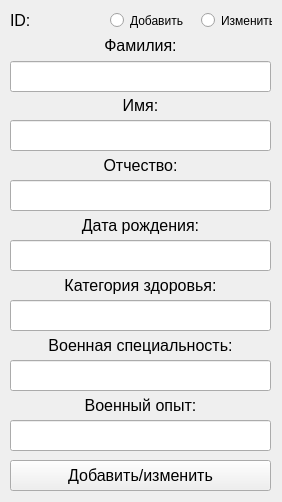
<?xml version="1.0" encoding="UTF-8"?>
<ui version="4.0">
 <class>MainWindow</class>
 <widget class="QMainWindow" name="MainWindow">
  <property name="geometry">
   <rect>
    <x>0</x>
    <y>0</y>
    <width>282</width>
    <height>502</height>
   </rect>
  </property>
  <property name="minimumSize">
   <size>
    <width>282</width>
    <height>502</height>
   </size>
  </property>
  <property name="maximumSize">
   <size>
    <width>282</width>
    <height>502</height>
   </size>
  </property>
  <property name="windowTitle">
   <string>Добавление/изменение данных о военнообязанном</string>
  </property>
  <widget class="QWidget" name="centralwidget">
   <widget class="QLabel" name="label_name">
    <property name="geometry">
     <rect>
      <x>10</x>
      <y>90</y>
      <width>261</width>
      <height>31</height>
     </rect>
    </property>
    <property name="font">
     <font>
      <pointsize>12</pointsize>
     </font>
    </property>
    <property name="text">
     <string>Имя:</string>
    </property>
    <property name="alignment">
     <set>Qt::AlignCenter</set>
    </property>
   </widget>
   <widget class="QLineEdit" name="flmc_combat_experience">
    <property name="geometry">
     <rect>
      <x>10</x>
      <y>420</y>
      <width>261</width>
      <height>31</height>
     </rect>
    </property>
    <property name="font">
     <font>
      <pointsize>12</pointsize>
     </font>
    </property>
    <property name="text">
     <string/>
    </property>
    <property name="alignment">
     <set>Qt::AlignCenter</set>
    </property>
   </widget>
   <widget class="QLabel" name="flmc_id">
    <property name="geometry">
     <rect>
      <x>10</x>
      <y>10</y>
      <width>91</width>
      <height>21</height>
     </rect>
    </property>
    <property name="font">
     <font>
      <pointsize>12</pointsize>
     </font>
    </property>
    <property name="text">
     <string>ID:</string>
    </property>
    <property name="alignment">
     <set>Qt::AlignLeading|Qt::AlignLeft|Qt::AlignVCenter</set>
    </property>
   </widget>
   <widget class="QLabel" name="label_name_3">
    <property name="geometry">
     <rect>
      <x>10</x>
      <y>30</y>
      <width>261</width>
      <height>31</height>
     </rect>
    </property>
    <property name="font">
     <font>
      <pointsize>12</pointsize>
     </font>
    </property>
    <property name="text">
     <string>Фамилия:</string>
    </property>
    <property name="alignment">
     <set>Qt::AlignCenter</set>
    </property>
   </widget>
   <widget class="QLineEdit" name="flmc_birthday_date">
    <property name="geometry">
     <rect>
      <x>10</x>
      <y>240</y>
      <width>261</width>
      <height>31</height>
     </rect>
    </property>
    <property name="font">
     <font>
      <pointsize>12</pointsize>
     </font>
    </property>
    <property name="text">
     <string/>
    </property>
    <property name="alignment">
     <set>Qt::AlignCenter</set>
    </property>
   </widget>
   <widget class="QLabel" name="label_name_4">
    <property name="geometry">
     <rect>
      <x>10</x>
      <y>150</y>
      <width>261</width>
      <height>31</height>
     </rect>
    </property>
    <property name="font">
     <font>
      <pointsize>12</pointsize>
     </font>
    </property>
    <property name="text">
     <string>Отчество:</string>
    </property>
    <property name="alignment">
     <set>Qt::AlignCenter</set>
    </property>
   </widget>
   <widget class="QLineEdit" name="flmc_health_category">
    <property name="geometry">
     <rect>
      <x>10</x>
      <y>300</y>
      <width>261</width>
      <height>31</height>
     </rect>
    </property>
    <property name="font">
     <font>
      <pointsize>12</pointsize>
     </font>
    </property>
    <property name="text">
     <string/>
    </property>
    <property name="alignment">
     <set>Qt::AlignCenter</set>
    </property>
   </widget>
   <widget class="QLabel" name="label_name_5">
    <property name="geometry">
     <rect>
      <x>10</x>
      <y>210</y>
      <width>261</width>
      <height>31</height>
     </rect>
    </property>
    <property name="font">
     <font>
      <pointsize>12</pointsize>
     </font>
    </property>
    <property name="text">
     <string>Дата рождения:</string>
    </property>
    <property name="alignment">
     <set>Qt::AlignCenter</set>
    </property>
   </widget>
   <widget class="QLineEdit" name="flmc_military_speciality">
    <property name="geometry">
     <rect>
      <x>10</x>
      <y>360</y>
      <width>261</width>
      <height>31</height>
     </rect>
    </property>
    <property name="font">
     <font>
      <pointsize>12</pointsize>
     </font>
    </property>
    <property name="text">
     <string/>
    </property>
    <property name="alignment">
     <set>Qt::AlignCenter</set>
    </property>
   </widget>
   <widget class="QLabel" name="label_name_6">
    <property name="geometry">
     <rect>
      <x>10</x>
      <y>270</y>
      <width>261</width>
      <height>31</height>
     </rect>
    </property>
    <property name="font">
     <font>
      <pointsize>12</pointsize>
     </font>
    </property>
    <property name="text">
     <string>Категория здоровья:</string>
    </property>
    <property name="alignment">
     <set>Qt::AlignCenter</set>
    </property>
   </widget>
   <widget class="QLineEdit" name="flmc_name">
    <property name="geometry">
     <rect>
      <x>10</x>
      <y>120</y>
      <width>261</width>
      <height>31</height>
     </rect>
    </property>
    <property name="font">
     <font>
      <pointsize>12</pointsize>
     </font>
    </property>
    <property name="text">
     <string/>
    </property>
    <property name="alignment">
     <set>Qt::AlignCenter</set>
    </property>
   </widget>
   <widget class="QLabel" name="label_name_7">
    <property name="geometry">
     <rect>
      <x>10</x>
      <y>330</y>
      <width>261</width>
      <height>31</height>
     </rect>
    </property>
    <property name="font">
     <font>
      <pointsize>12</pointsize>
     </font>
    </property>
    <property name="text">
     <string>Военная специальность:</string>
    </property>
    <property name="alignment">
     <set>Qt::AlignCenter</set>
    </property>
   </widget>
   <widget class="QLineEdit" name="flmc_patronymic">
    <property name="geometry">
     <rect>
      <x>10</x>
      <y>180</y>
      <width>261</width>
      <height>31</height>
     </rect>
    </property>
    <property name="font">
     <font>
      <pointsize>12</pointsize>
     </font>
    </property>
    <property name="text">
     <string/>
    </property>
    <property name="alignment">
     <set>Qt::AlignCenter</set>
    </property>
   </widget>
   <widget class="QLabel" name="label_name_8">
    <property name="geometry">
     <rect>
      <x>10</x>
      <y>390</y>
      <width>261</width>
      <height>31</height>
     </rect>
    </property>
    <property name="font">
     <font>
      <pointsize>12</pointsize>
     </font>
    </property>
    <property name="text">
     <string>Военный опыт:</string>
    </property>
    <property name="alignment">
     <set>Qt::AlignCenter</set>
    </property>
   </widget>
   <widget class="QLineEdit" name="flmc_surname">
    <property name="geometry">
     <rect>
      <x>10</x>
      <y>61</y>
      <width>261</width>
      <height>31</height>
     </rect>
    </property>
    <property name="font">
     <font>
      <pointsize>12</pointsize>
     </font>
    </property>
    <property name="text">
     <string/>
    </property>
    <property name="alignment">
     <set>Qt::AlignCenter</set>
    </property>
   </widget>
   <widget class="QRadioButton" name="rb_add">
    <property name="geometry">
     <rect>
      <x>110</x>
      <y>10</y>
      <width>82</width>
      <height>21</height>
     </rect>
    </property>
    <property name="text">
     <string>Добавить</string>
    </property>
   </widget>
   <widget class="QRadioButton" name="rb_change">
    <property name="geometry">
     <rect>
      <x>201</x>
      <y>10</y>
      <width>71</width>
      <height>21</height>
     </rect>
    </property>
    <property name="text">
     <string>Изменить</string>
    </property>
   </widget>
   <widget class="QPushButton" name="button_add_change">
    <property name="geometry">
     <rect>
      <x>10</x>
      <y>460</y>
      <width>261</width>
      <height>31</height>
     </rect>
    </property>
    <property name="font">
     <font>
      <pointsize>12</pointsize>
     </font>
    </property>
    <property name="text">
     <string>Добавить/изменить</string>
    </property>
   </widget>
  </widget>
 </widget>
 <resources/>
 <connections/>
</ui>
